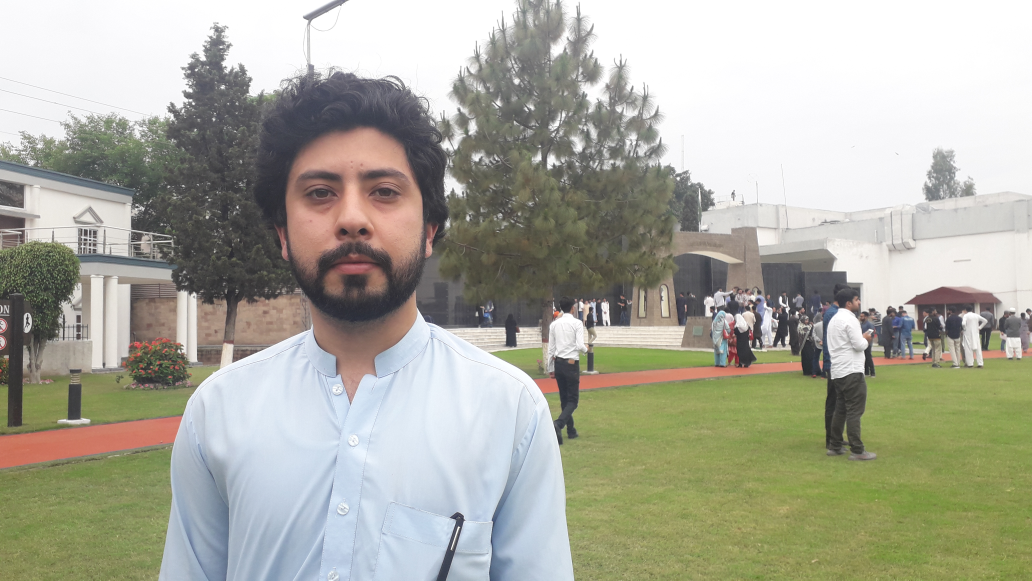
#> input picture Pencil-Sketch/20190417_143055.jpg, 4128 x 2322 px (shown at 1/4 size)
$ python pencil_sketch.py
#> lines starting #> are read from the running program, lines starting #| are printed output that depends on the picture
import cv2

# read the image
img = cv2.imread("20190417_143055.jpg")
#> img is the input picture: shape (2322, 4128, 3); mean B, G, R 157.7, 170.7, 170.7

# resize the image to 500 x 500
img = cv2.resize(img, (500, 500))
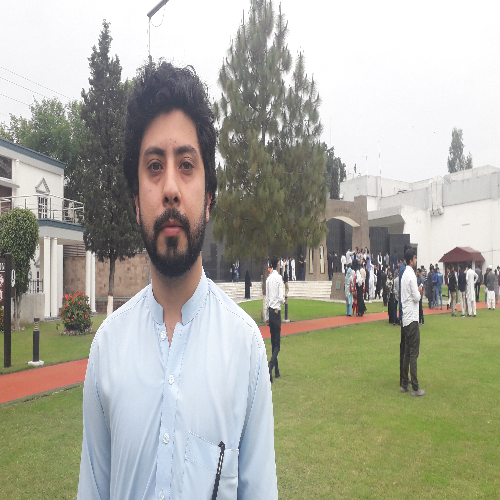
#> img: shape (500, 500, 3); mean B, G, R 157.6, 170.6, 170.6

# convert BGR to greyscaale image
grey = cv2.cvtColor(img, cv2.COLOR_BGR2GRAY)
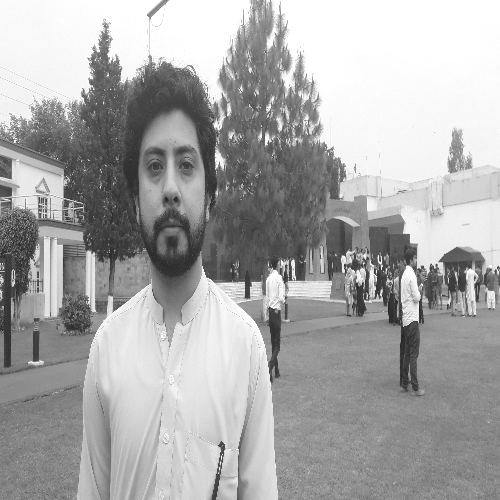
#> grey: shape (500, 500); min 26, max 255, mean 169.1

# invert the grey image
grey_inv = 255 - grey
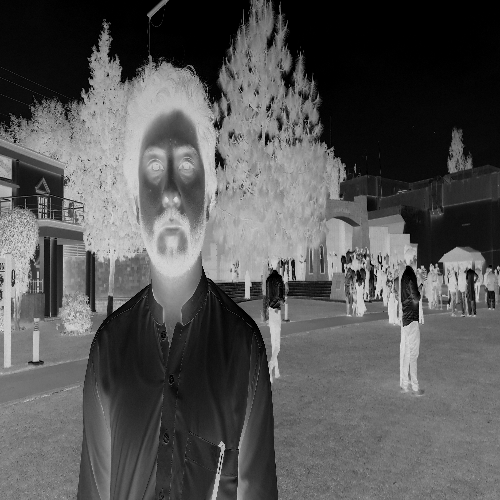
#> grey_inv: shape (500, 500); min 0, max 229, mean 85.9

# add guassian blur to it
grey_inv_blur = cv2.GaussianBlur(grey_inv, (51, 51), 0)
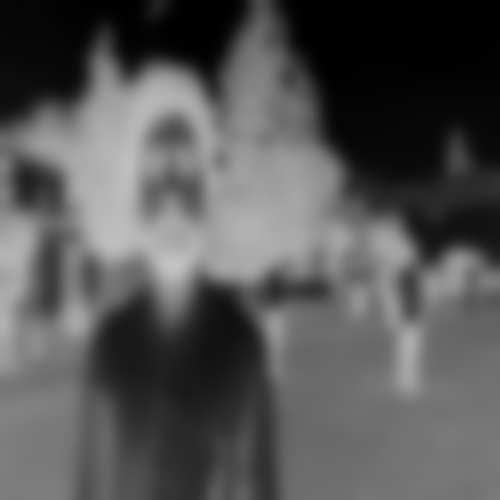
#> grey_inv_blur: shape (500, 500); min 0, max 195, mean 85.9

# invert the blurred image
inv_blur = 255 - grey_inv_blur
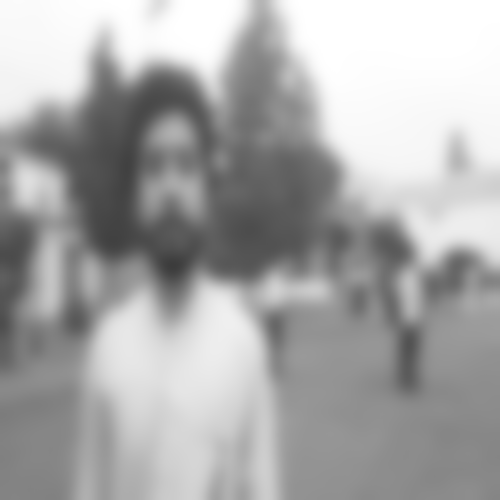
#> inv_blur: shape (500, 500); min 60, max 255, mean 169.1

# divide grey by inv_blur
sketch = cv2.divide(grey, inv_blur, scale=256.0)
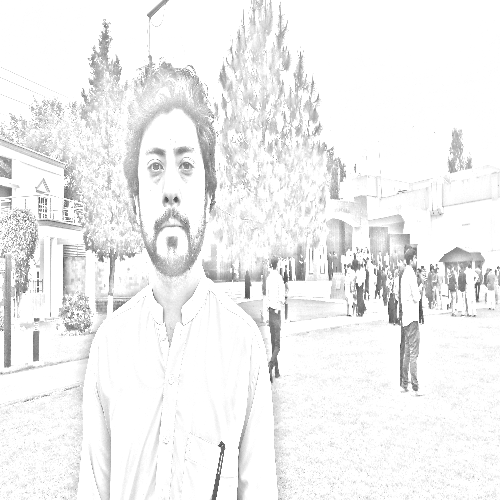
#> sketch: shape (500, 500); min 56, max 255, mean 241.1


cv2.imshow('image', img)
cv2.imshow('sketch', sketch)

cv2.waitKey(0)
